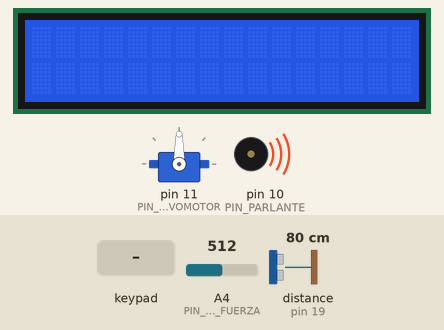
Bench run of a sketch on a simulated Arduino Uno, built with avr-gcc and run on an emulated ATmega328P. Shown: 16×2 character LCD, servo, buzzer (waves = sounding). Wiring (inferred from the names in the program): ultrasonic range finder: trigger pin 19; echo pin 19. Inputs (shaded band) come from the test bench; at power-on: A4 (PIN_SENSOR_D_FUERZA) = 512, distance to the obstacle (sensor on pin 19) 80 cm. The echo pulse lasts 58.3 µs per cm; random numbers use the default seed unless the sketch sets one.

Above: at 1.2 s.
1.3 s: A4 (PIN_SENSOR_D_FUERZA) set to 841
2.8 s: A4 (PIN_SENSOR_D_FUERZA) set to 869
At 3.7 s:
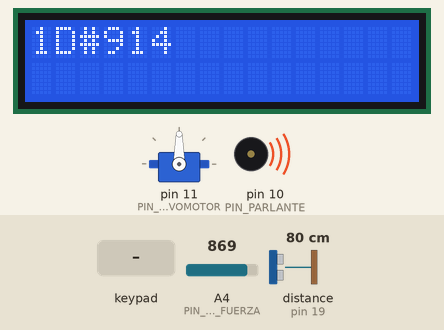
4.3 s: A4 (PIN_SENSOR_D_FUERZA) set to 845
At 4.6 s:
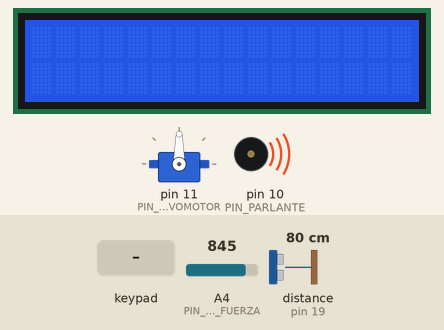
5.8 s: A4 (PIN_SENSOR_D_FUERZA) set to 865
At 7.0 s:
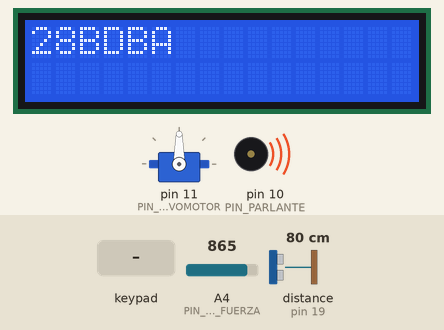
7.3 s: keypad keys 9 8 7 6 # pressed 0.4 s apart
At 9.4 s:
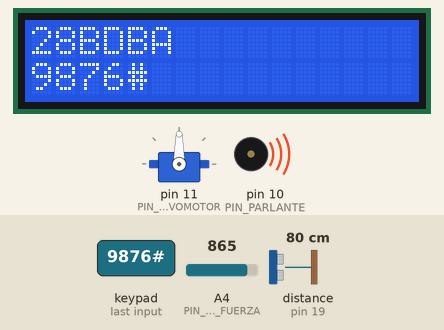
Timing chart, 0 to 10.9 s (numbered marks = the images above; inputs shaded):
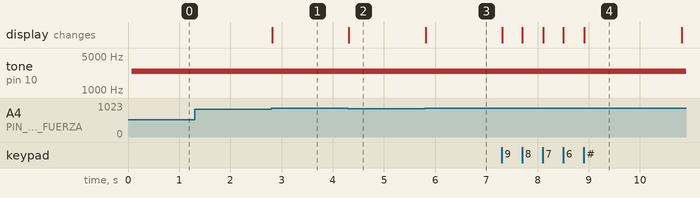

Measured:
- the behaviour switches between 855 and 856 on A4 (PIN_SENSOR_D_FUERZA) (found by bisection; images 0 and 1)
- after the input at 1.3 s, every drawn part: stays the same
- after the input at 2.8 s, the display: changes at once (image 1)
- after the input at 4.3 s, the display: changes at once (image 2)
- after the input at 5.8 s, the display: changes at once (image 3)

The sketch:

tp1.ino
```cpp
// DEBUG MODE
#define SERIAL_DEBUG_ENABLED 0
#if SERIAL_DEBUG_ENABLED
  #define DebugPrint(str)\
    {\
      Serial.println(str);\
    }
#else
  #define DebugPrint(str)
#endif
#define DebugPrintEstado(estado,evento)\
  {\
    String str;\
    str = "======================================================";\
    DebugPrint(str);\
    str = "Estado " + estado + " ...";\
    DebugPrint(str);\
    str = "Evento " + evento + " ...";\
    DebugPrint(str);\
    str = "======================================================";\
    DebugPrint(str);\
  }

// LIBRERIA PARA MANEJAR LA PANTALLA LCD
#include <LiquidCrystal.h>
// LIBRERIA PARA MANEJAR EL TECLADO 4X4
#include <Keypad.h>
// LIBRERIA PARA MANEJAR EL SERVOMOTOR
#include <Servo.h>

// ESTADOS DEL SISTEMA EMBEBIDO
#define ESTADO_PREPARADO 0
#define ESTADO_PUERTA_CERRADA 1
#define ESTADO_INGRESANDO_CODIGO 2
#define ESTADO_PUERTA_ABIERTA 3
#define CANT_ESTADOS 4
// Defino un vector de funciones para llamar a cada verificación de sensores según el estado correspondiente
void (*verificar_sensor[CANT_ESTADOS])() = {verificar_distancia_a_objeto, verificar_sensor_de_fuerza, verificar_fuerza_y_codigo, verificar_distancia_a_objeto};
String nombres_estados [] = { "ESTADO_PREPARADO", "ESTADO_PUERTA_CERRADA", "ESTADO_INGRESANDO_CODIGO", "ESTADO_PUERTA_ABIERTA"};

// VARIABLE GLOBAL DE ESTADO DEL SISTEMA EMBEBIDO
int estado;
int evento;

// EVENTOS DEL SISTEMA EMBEBIDO
#define EVENTO_OBJETO_DETECTADO 0
#define EVENTO_CAMBIO_EN_DISTANCIA 1
#define EVENTO_ENCIMA_D_UMBRAL_MINIMO_DE_FUERZA 2
#define EVENTO_DEBAJO_D_UMBRAL_MINIMO_DE_FUERZA 3
#define EVENTO_CODIGO_INCORRECTO 4
#define EVENTO_CODIGO_CORRECTO 5
#define EVENTO_OBJETO_NO_DETECTADO 6
#define EVENTO_CODIGO_INCOMPLETO 7
#define EVENTO_LIBERAR 8
String nombres_eventos [] = { "EVENTO_OBJETO_DETECTADO", "EVENTO_CAMBIO_EN_DISTANCIA", "EVENTO_ENCIMA_D_UMBRAL_MINIMO_DE_FUERZA", "EVENTO_DEBAJO_D_UMBRAL_MINIMO_DE_FUERZA", \
                              "EVENTO_CODIGO_INCORRECTO", "EVENTO_CODIGO_CORRECTO", "EVENTO_OBJETO_NO_DETECTADO", "EVENTO_CODIGO_INCOMPLETO", "EVENTO_LIBERAR"};


// PIN SEMILLA
#define PIN_CERO 0

// SENSOR DISTANCIA
#define PIN_TRIGGER 19
#define PIN_ECHO 19
#define ANCHO_PULSO_TRIGGER_MICRO_LOW 2
#define ANCHO_PULSO_TRIGGER_MICRO_HIGH 5
// DEFINO LOS RANGOS, EN CM, DE DETECCION DEL SENSOR DE PROXIMIDAD
#define DISTANCIA_MAX_D_LECTURA 320
#define DISTANCIA_MIN_D_LECTURA 3

// SENSOR DE FUERZA
#define PIN_SENSOR_D_FUERZA 18
// FUERZA MINIMA
// SE LE PONE 858 (5N) PORQUE SE CONVIERTE UNA ESCALA DE 0N~10N A UNA ESCALA 0~914
#define FUERZA_MIN 855

// PARLANTE
#define PIN_PARLANTE 10
// DEFINIMOS UNA RAZON DE PROPORCION PARA CONVERTIR UNA DISTANCIA EN CM
// A UNA FRECUENCIA EN HZ, YA QUE LA DISTANCIA QUE PUEDE LEER EL SENSOR DE PROXIMIDAD
// ESTA MAS O MENOS ENTRE 3cm~336cm
#define RAZON_D_PROPORCION_CM_A_HZ 10
// DEFINIMOS EL VALOR MAXIMO DEL PARLANTE EN FUNCION DE LA DISTANCIA MAXIMA DEL SENSOR DE PROXIMIDAD
// MAS LA DISTANCIA MINIMA DE LECTURA, y MULTIPLCAMOS POR LA RAZON DE PROPORCION
// ESTO EN NUESTRO CASO NOS DA COMO RESULTADO UN VALOR MINIMO DEL PARLANTE DE 30HZ Y UN
// VALOR MAXIMO DE 3360HZ
#define VALOR_PARLANTE ((DISTANCIA_MAX_D_LECTURA + DISTANCIA_MIN_D_LECTURA) * RAZON_D_PROPORCION_CM_A_HZ)

// SENSOR DE DISTANCIA
#define PIN_SENSOR_D_DISTANCIA 18
// VELOCIDAD DEL SONIDO/2
#define VELOCIDAD_D_SONIDO 0.01723

// PANTALLA LCD 16x2
#define ANCHO_PANTALLA_LCD 16
#define ALTO_PANTALLA_LCD 2
#define PIN_PANTALLA_LCD_RS 13
#define PIN_PANTALLA_LCD_E 12
#define PIN_PANTALLA_LCD_DB4 14
#define PIN_PANTALLA_LCD_DB5 15
#define PIN_PANTALLA_LCD_DB6 16
#define PIN_PANTALLA_LCD_DB7 17
#define PRIMERA_COLUMNA_DISPLAY 0
#define PRIMERA_FILA_DISPLAY 0
#define SEGUNDA_FILA_DISPLAY 1
LiquidCrystal lcd(PIN_PANTALLA_LCD_RS, PIN_PANTALLA_LCD_E, PIN_PANTALLA_LCD_DB4, PIN_PANTALLA_LCD_DB5, PIN_PANTALLA_LCD_DB6, PIN_PANTALLA_LCD_DB7);
//DEFINO CADA CUANDO TIEMPO SE VA A ACTUALIZAR EL DISPLAY DE LA PANTALLA
#define TIEMPO_MAX_MILIS 5000
// VARIABLES GLOBALES DE TEMPORIZADOR POR SOFTWARE PARA ACTUALIZACIÓN DE CÓDIGO EN PANTALLA
unsigned long tiempo_actual, tiempo_anterior;

// TECLADO 4X4
#define FIL_TECLADO 4
#define COL_TECLADO 4
byte pin_fil[] = {9, 8, 7, 6};
byte pin_col[] = {5, 4, 3, 2};
// DEFINO LA MATRIZ DE CARACTERES QUE VA A REPRESENTAR EL TECLADO 4X4
const char teclas[FIL_TECLADO][COL_TECLADO] =
    {
        {'1', '2', '3', 'A'},
        {'4', '5', '6', 'B'},
        {'7', '8', '9', 'C'},
        {'*', '0', '#', 'D'}};
// MAPEO LA MATRIZ DE CARACTERES CON LOS PINES DEL TECLADO 4X4
Keypad teclado4x4 = Keypad(makeKeymap(teclas), pin_fil, pin_col, FIL_TECLADO, COL_TECLADO);
// CANTIDAD MINIMA Y MAXIMA DE CARACTERES DEL CODIGO A INGRESAR
#define MIN_CARACTERES 4
#define MAX_CARACTERES 8
// CANTIDAD DE CARACTERES A INGRESAR
#define CANTIDAD_D_CARACTERES 6

//MICROSERVOMOTOR
#define PIN_MICROSERVOMOTOR 11
#define ANCHO_PULSO_MIN_MICROSERVOMOTOR 500
#define ANCHO_PULSO_MAX_MICROSERVOMOTOR 2500
#define PUERTA_ABIERTA 0
#define PUERTA_CERRADA 90
Servo microservomotor;

//VARIABLE GLOBAL DE CODIGO A INGRESAR
String codigo_correcto;
//VARIABLE GLOBAL DE CODIGO INGRESADO
String codigo_ingresado;

int requiere_interrupcion()
{
  // TOMO UNA MEDICION DEL TIEMPO ACTUAL Y ACTUALIZO LA VARIABLE GLOBAL
  tiempo_actual = millis();

  // COMPARAO EL DELTA DE TIEMPO CONTRA EL TIEMPO MAXIMO EL MILISEGUNDOS
  return (tiempo_actual - tiempo_anterior) > TIEMPO_MAX_MILIS;
}

void encender_lcd()
{
  lcd.display();
  tiempo_anterior = millis();
}

void apagar_lcd()
{
  lcd.clear();
  lcd.noDisplay();
}

void generar_codigo_correcto()
{
  int col1_random, col2_random, col3_random, col4_random, col5_random, col6_random;
  int fil1_random, fil2_random, fil3_random, fil4_random, fil5_random, fil6_random;
  codigo_correcto = "";
  lcd.setCursor(PRIMERA_COLUMNA_DISPLAY, PRIMERA_FILA_DISPLAY);
  // OBTENGO EL NUMERO DE COLUMNA Y EL NUMERO DE FILA DE CADA CARACTER A MOSTRAR
  col1_random = random(COL_TECLADO);
  col2_random = random(COL_TECLADO);
  col3_random = random(COL_TECLADO);
  col4_random = random(COL_TECLADO);
  col5_random = random(COL_TECLADO);
  col6_random = random(COL_TECLADO);
  fil1_random = random(FIL_TECLADO);
  fil2_random = random(FIL_TECLADO);
  fil3_random = random(FIL_TECLADO);
  fil4_random = random(FIL_TECLADO);
  fil5_random = random(FIL_TECLADO);
  fil6_random = random(FIL_TECLADO);
  // GENERO EL NUEVO CODIGO Y LO IMPRIMO POR PANTALLA
  codigo_correcto += teclas[fil1_random][col1_random];
  codigo_correcto += teclas[fil2_random][col2_random];
  codigo_correcto += teclas[fil3_random][col3_random];
  codigo_correcto += teclas[fil4_random][col4_random];
  codigo_correcto += teclas[fil5_random][col5_random];
  codigo_correcto += teclas[fil6_random][col6_random];
  lcd.print(codigo_correcto);
}

void manejar_actualizacion_de_codigo_en_pantalla()
{
  // ESTA FUNCION SE ENCARGA DE RENOVAR EL CODIGO MOSTRADO POR PANTALLA
  // Y DEVOLVER EL CODIGO ACTUAL COMO UN VECTOR DE CARACTERES CON EL CODIGO ACTUAL

  // VERIFICO SI TENGO QUE INTERRUMPIR EL CICLO PARA ACTUALIZAR LA PANTALLA
  if (requiere_interrupcion())
  {
    // ACTUALIZO EL TIEMPO ANTERIOR CON EL VALOR DEL TIEMPO ACTUAL
    tiempo_anterior = tiempo_actual;
    // LIMPIO EL CODIGO ACTUAL DE LA PANTALLA
    lcd.clear();
    generar_codigo_correcto();
    limpiar_codigo_ingresado();
  }
}

long leer_distancia(int trigger, int echo)
{
  // ESTA FUNCION SIRVE PARA CUALQUIER SENSOR DE DISTANCIA QUE SE IMPLEMENTE, SEA DE 3 O 4 PINES
  //int trigger: pin para configurar la salida de la señal de ultrasonido
  //int echo: pin para configurar la escuha de la señal de ultrasonido
  //return: retorna un long con la distancia en cm al objeto

  // Establecemos el pin del trigger porque no sabemos el estado anterior
  pinMode(trigger, OUTPUT);

  // Reseteamos el trigger
  digitalWrite(trigger, LOW);
  delayMicroseconds(ANCHO_PULSO_TRIGGER_MICRO_LOW);
  // Mandamos la señal trigger
  digitalWrite(trigger, HIGH);
  delayMicroseconds(ANCHO_PULSO_TRIGGER_MICRO_HIGH);
  digitalWrite(trigger, LOW);

  // Leemos la distancia a la que se encuentra el objeto
  pinMode(echo, INPUT);
  return VELOCIDAD_D_SONIDO * pulseIn(echo, HIGH);
}

void tono_en_funcion_de_proximidad(int distancia)
{
  // ESTA FUNCION ACTUALIZA EL TONO DEL PARLANTE SEGUN LA DISTANCIA EN CM EN EL PARAMETRO distancia

  // CONVIERTO LA DISTANCIA EN CM A UNA FRECUENCIA EN HZ, SEGUN
  // LA RAZON DE PROPORCION
  distancia *= RAZON_D_PROPORCION_CM_A_HZ;
  // INVIERTO EL VALOR DE DISTACIA PARA QUE A MENOR DISTANCIA LA FRECUENCIA SEA MAYOR
  int tono = VALOR_PARLANTE - distancia;
  tone(PIN_PARLANTE, tono);
}

void apagar_parlante()
{
  noTone(PIN_PARLANTE);
}

void actualizar_tono()
{
  int distancia = leer_distancia(PIN_TRIGGER, PIN_ECHO);
  tono_en_funcion_de_proximidad(distancia);
}

void mover_microservomotor(int angulo)
{
  microservomotor.write(angulo);
}

int leer_sensor_fuerza()
{
  return analogRead(PIN_SENSOR_D_FUERZA);
}

void verificar_sensor_de_fuerza()
{
  int fuerza_detectada = leer_sensor_fuerza();
  if (fuerza_detectada > FUERZA_MIN)
  {
    evento = EVENTO_ENCIMA_D_UMBRAL_MINIMO_DE_FUERZA;
  }
  else
  {
    evento = EVENTO_DEBAJO_D_UMBRAL_MINIMO_DE_FUERZA;
  }
}

void verificar_distancia_a_objeto()
{
  int distancia = leer_distancia(PIN_TRIGGER, PIN_ECHO);

  if (distancia <= DISTANCIA_MAX_D_LECTURA)
  {
    evento = EVENTO_OBJETO_DETECTADO;
  }
  else
  {
    evento = EVENTO_OBJETO_NO_DETECTADO;
  }
}

void limpiar_codigo_ingresado()
{
  codigo_ingresado = "";
}

void limpiar_codigo_ingresado_display()
{
  lcd.setCursor(PRIMERA_COLUMNA_DISPLAY, SEGUNDA_FILA_DISPLAY);
  lcd.print("                     ");
}

void lectura_codigo_teclado()
{
  if (codigo_ingresado.length() == CANTIDAD_D_CARACTERES)
  {
    limpiar_codigo_ingresado_display();
    limpiar_codigo_ingresado();
  }
  lcd.setCursor(codigo_ingresado.length(), SEGUNDA_FILA_DISPLAY);
  char tecla = teclado4x4.getKey();
  if (tecla)
  {
    codigo_ingresado += tecla;
    lcd.print(tecla);
  }
}

void verificar_codigo_ingresado()
{
  if (codigo_ingresado.length() == CANTIDAD_D_CARACTERES)
  {
    if (codigo_ingresado == codigo_correcto)
    {
      evento = EVENTO_CODIGO_CORRECTO;
    }
    else
    {
      evento = EVENTO_CODIGO_INCORRECTO;
    }
  }
  else
  {
    evento = EVENTO_CODIGO_INCOMPLETO;
  }
}

void verificar_fuerza_y_codigo()
{
  verificar_sensor_de_fuerza();
  if (evento == EVENTO_ENCIMA_D_UMBRAL_MINIMO_DE_FUERZA)
  {
    lectura_codigo_teclado();
    verificar_codigo_ingresado();
    if (evento == EVENTO_CODIGO_CORRECTO)
    {
      evento = EVENTO_LIBERAR;
    }
  }
}

void setup()
{
  // Esto es para poder tirar los logs
  Serial.begin(9600);

  // INICIALIZAMOS CON EL ESTADO PREPARADO
  estado = ESTADO_PREPARADO;

  // INICIALIZAMOS EL TIEMPO ANTERIOR
  tiempo_anterior = millis();

  // INICIALIZAMOS UNA SEMILLA RANDOM
  // AL SER UNA SIMULACION EL ANALOGREAD(0) DEVUELVE SIEMPRE 0
  // PERO SI ESTO SE LLEVARA A UN DISPOSITIVO FISICO, ENTONCES EL ANALOGREAD(0)
  // DEVOLVERIA VALORES RANDOM ENTRE 0~1023, POR UNA CUESTION DE RUIDO EN EL DISPOSITIVO
  randomSeed(analogRead(PIN_CERO));

  // INICIALIZAMOS LA PANTALLA LCD
  lcd.begin(ANCHO_PANTALLA_LCD, ALTO_PANTALLA_LCD);
  apagar_lcd();

  // INICIALIZAMOS EL PARLANTE
  pinMode(PIN_PARLANTE, OUTPUT);

  // INICIALIZAMOS EL SERVOMOTOR
  microservomotor.attach(PIN_MICROSERVOMOTOR, ANCHO_PULSO_MIN_MICROSERVOMOTOR, ANCHO_PULSO_MAX_MICROSERVOMOTOR);

  //INICIALIZAMOS LA VARAIBLE GLOBAL DE CODIGO CORRECTO
  codigo_correcto = "";
  //INICIALIZAMOS LA VARAIBLE GLOBAL DE CODIGO CORRECTO
  codigo_ingresado = "";
}

void generar_evento()
{
  verificar_sensor[estado]();
}

void maquina_de_estados_finita_insane_room()
{
  generar_evento();
  switch (estado)
  {
    case ESTADO_PREPARADO:
    {
      switch (evento)
      {
        case EVENTO_OBJETO_DETECTADO:
        {
          DebugPrintEstado(nombres_estados[estado], nombres_eventos[evento]);
          mover_microservomotor(PUERTA_CERRADA);
          estado = ESTADO_PUERTA_CERRADA;
        }
        break;

        case EVENTO_OBJETO_NO_DETECTADO:
        {
          DebugPrintEstado(nombres_estados[estado], nombres_eventos[evento]);
          mover_microservomotor(PUERTA_ABIERTA);
        }
        break;

        default:
          DebugPrintEstado(nombres_estados[estado], nombres_eventos[evento]);
        break;
      }
    }
    break;

    case ESTADO_PUERTA_CERRADA:
    {
      switch (evento)
      {
        case EVENTO_ENCIMA_D_UMBRAL_MINIMO_DE_FUERZA:
        {
          DebugPrintEstado(nombres_estados[estado], nombres_eventos[evento]);
          actualizar_tono();
          encender_lcd();
          generar_codigo_correcto();
          limpiar_codigo_ingresado_display();
          limpiar_codigo_ingresado();
          estado = ESTADO_INGRESANDO_CODIGO;
        }
        break;

        case EVENTO_DEBAJO_D_UMBRAL_MINIMO_DE_FUERZA:
        {
          DebugPrintEstado(nombres_estados[estado], nombres_eventos[evento]);
          actualizar_tono();
          apagar_lcd();
        }
        break;

        default:
          DebugPrintEstado(nombres_estados[estado], nombres_eventos[evento]);
        break;
      }
    }
    break;

    case ESTADO_INGRESANDO_CODIGO:
    {
      switch (evento)
      {
        case EVENTO_DEBAJO_D_UMBRAL_MINIMO_DE_FUERZA:
        {
          DebugPrintEstado(nombres_estados[estado], nombres_eventos[evento]);
          actualizar_tono();
          apagar_lcd();
          estado = ESTADO_PUERTA_CERRADA;
        }
        break;

        case EVENTO_LIBERAR:
        {
          DebugPrintEstado(nombres_estados[estado], nombres_eventos[evento]);
          apagar_parlante();
          mover_microservomotor(PUERTA_ABIERTA);
          estado = ESTADO_PUERTA_ABIERTA;
        }
        break;

        case EVENTO_CODIGO_INCORRECTO:
        {
          DebugPrintEstado(nombres_estados[estado], nombres_eventos[evento]);
          manejar_actualizacion_de_codigo_en_pantalla();
        }
        break;

        case EVENTO_CODIGO_INCOMPLETO:
        {
          DebugPrintEstado(nombres_estados[estado], nombres_eventos[evento]);
          manejar_actualizacion_de_codigo_en_pantalla();
        }
        break;

        default:
          DebugPrintEstado(nombres_estados[estado], nombres_eventos[evento]);
        break;
      }
    }
    break;

    case ESTADO_PUERTA_ABIERTA:
    {
      switch (evento)
      {
        case EVENTO_OBJETO_NO_DETECTADO:
        {
          DebugPrintEstado(nombres_estados[estado], nombres_eventos[evento]);
          apagar_lcd();
          estado = ESTADO_PREPARADO;
        }
        break;

        case EVENTO_OBJETO_DETECTADO:
        {
          DebugPrintEstado(nombres_estados[estado], nombres_eventos[evento]);
        }
        break;

        default:
          DebugPrintEstado(nombres_estados[estado], nombres_eventos[evento]);
        break;
      }
    }
    break;
    }
}

// CICLO PRINCIPAL
void loop()
{
  maquina_de_estados_finita_insane_room();
}
```
